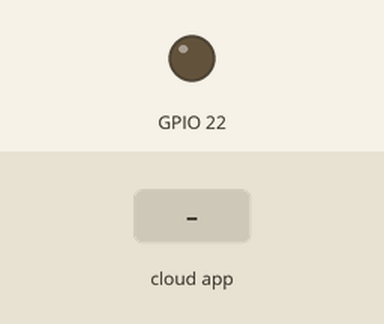
This sketch was run on a simulated ESP32. Parts: output pins drawn as LEDs (lit = HIGH). The inputs (shaded band) are chosen by the test bench. WiFi joins after 1.5 s; servers stay silent unless stated; random numbers use the default seed unless the sketch sets one; the Firebase database answers and starts empty.

Above: at 2.7 s.
2.8 s: the phone or cloud app sets Switch to On
At 4.2 s:
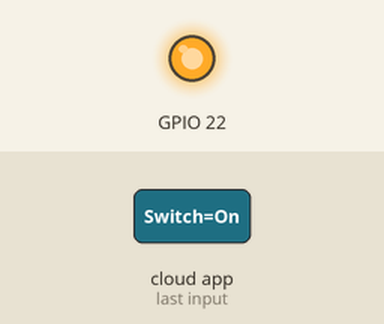
Timing chart, 0 to 5.8 s (numbered marks = the images above; inputs shaded):
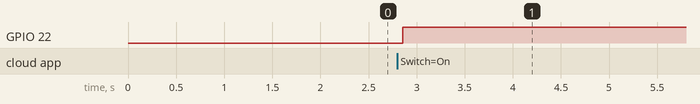

Measured:
- after the input at 2.8 s, GPIO 22: LOW → HIGH after 0.05 s

The sketch:

ESP32_Code.ino
```cpp
#include <WiFi.h>
#include <Firebase_ESP_Client.h>

//Provide the token generation process info.
#include "addons/TokenHelper.h"
//Provide the RTDB payload printing info and other helper functions.
#include "addons/RTDBHelper.h"

// Insert your network credentials
#define WIFI_SSID "AndroidAP7697"
#define WIFI_PASSWORD "sahan@@@@1234"

// Insert Firebase project API Key
#define API_KEY "AIzaSyAKF2apBkqBW3pKeMt0GMj2MXmkSoebQks"

// Insert RTDB URLefine the RTDB URL */
#define DATABASE_URL "https://smartnest0-default-rtdb.firebaseio.com/"

//Define Firebase Data object
FirebaseData fbdo;

FirebaseAuth auth;
FirebaseConfig config;

unsigned long sendDataPrevMillis = 0;
int count = 0;
bool signupOK = false;
String uid;
#define Switch=D2;
String Stat;

void setup(){
  //Serial.begin(115200);
  WiFi.begin(WIFI_SSID, WIFI_PASSWORD);
  //Serial.print("Connecting to Wi-Fi");
  while (WiFi.status() != WL_CONNECTED){
    //Serial.print(".");
    delay(300);
  }
  //Serial.println();
  //Serial.print("Connected with IP: ");
  //Serial.println(WiFi.localIP());
  //Serial.println();
  pinMode(22,OUTPUT);
  /* Assign the api key (required) */
  config.api_key = API_KEY;
  auth.user.email = "Device01@smartnest.com";
  auth.user.password = "Smart@1234";
  /* Assign the RTDB URL (required) */
  config.database_url = DATABASE_URL;
  uid = auth.token.uid.c_str();
 // Serial.println(uid);
  Firebase.begin(&config, &auth);
  uid = auth.token.uid.c_str();
  //Serial.print("User UID: ");
  //Serial.println(uid);
  signupOK = true;

  /* Assign the callback function for the long running token generation task */
  config.token_status_callback = tokenStatusCallback; //see addons/TokenHelper.h
  Firebase.reconnectWiFi(true);
}

void loop(){
  if (Firebase.RTDB.getString(&fbdo, "sandunmax422/Kitchen Plug 02/Switch")){
    String switchValue = fbdo.stringData();
    switchValue = switchValue.substring(2, switchValue.length() - 2); // Remove extra quotes
    //Serial.println("Switch Value: " + switchValue);
    if (switchValue=="On"){
      //Serial.println("Ok");
      digitalWrite(22,HIGH);
    }
    else{
      //Serial.println("GO");
      digitalWrite(22,LOW);
    }
  }
  else {
    //Serial.println("FAILED to get Switch value");
    //Serial.println("REASON: " + fbdo.errorReason());
  }
  if (Firebase.ready() && signupOK && (millis() - sendDataPrevMillis > 15000 || sendDataPrevMillis == 0)){
    sendDataPrevMillis = millis();
    // Write an Int number on the database path test/int
    if (Firebase.RTDB.setFloat(&fbdo, "sandunmax422/Kitchen Plug 02/Power",int(0.01+random(5,25)))){
      //Serial.println("PASSED");
      //Serial.println("PATH: " + fbdo.dataPath());
      //Serial.println("TYPE: " + fbdo.dataType());
    }
    else {
      //Serial.println("FAILED");
      //Serial.println("REASON: " + fbdo.errorReason());
    }
    count++;

    // Write an Float number on the database path test/float
    if (Firebase.RTDB.setFloat(&fbdo, "sandunmax422/Kitchen Plug 02/Voltage",int( 0.01 + random(228,235)))){
      //Serial.println("PASSED");
      //Serial.println("PATH: " + fbdo.dataPath());
      //Serial.println("TYPE: " + fbdo.dataType());
    }
    else {
      //Serial.println("FAILED");
      //Serial.println("REASON: " + fbdo.errorReason());
    }
  }
}
```
